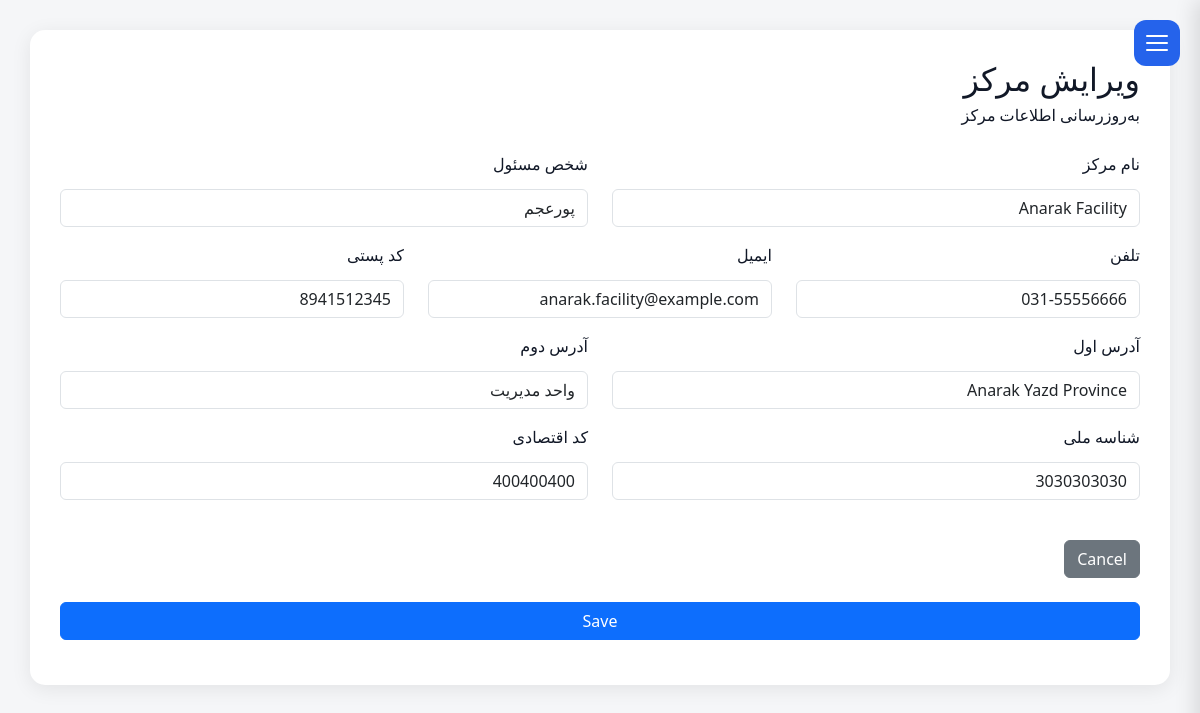
The page /facilities/3/edit/ (signed in) on the database as committed earlier.
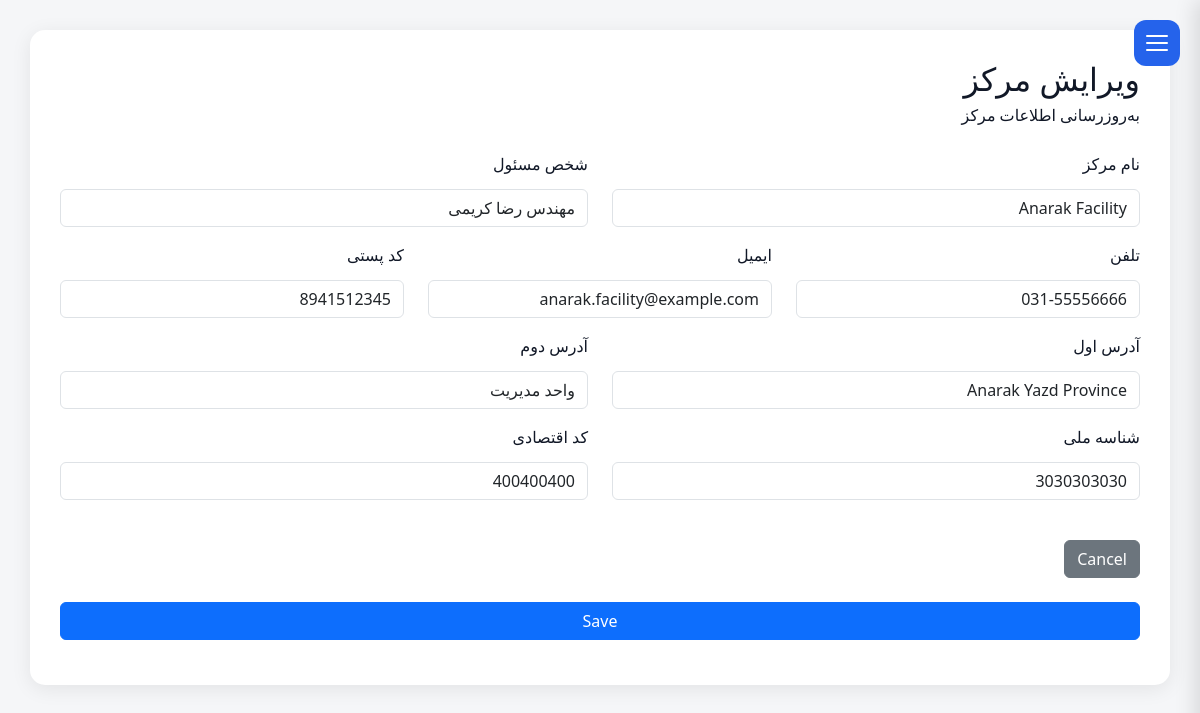
The same page on the database as committed later.
### facilities/models.py (models this page shows, shortened)
class FacilityModel(models.Model):
    name = models.CharField(
        _("Facility Name"),
        max_length=255, blank=True,null=True
    )
    responsible_person = models.CharField(
        _("Responsible Person"),
        max_length=150, blank=True,null=True
    )
    telephone = models.CharField(
        _("Telephone"),
        max_length=50, blank=True,null=True
    )
    email = models.EmailField(
        _("Email"),
        blank=True,null=True
    )
    address1 = models.CharField(
        _("Address Line 1"),
        max_length=255, blank=True,null=True
    )
    address2 = models.CharField(
        _("Address Line 2"),
        max_length=255,
         blank=True,null=True
    )
    postal_code = models.CharField(
        _("Postal Code"),
        max_length=20,
         blank=True,null=True
    )
    national_id = models.CharField(
        _("National ID"),
        max_length=50,
         blank=True,null=True
    )
    economic_code = models.CharField(
        _("Economic Code"),
        max_length=50,
         blank=True,null=True
    )
    created_at = models.DateTimeField(
        _("Created At"),
        auto_now_add=True
    )
    updated_at = models.DateTimeField(
        _("Updated At"),
        auto_now=True
    )
    class Meta:
        ordering = ["name"]
        verbose_name = _("Facility")
        verbose_name_plural = _("Facilities")
        constraints = [
            models.UniqueConstraint(
                fields=["name"],
                name="unique_facility_name",
            ),
            models.UniqueConstraint(
                fields=["national_id"],
                name="unique_facility_national_id",
                condition=models.Q(national_id__isnull=False),
            ),
            models.UniqueConstraint(
                fields=["postal_code"],
                name="unique_facility_postal_code",
                condition=models.Q(postal_code__isnull=False),
            ),
        ]

### facilities/views.py (the view)
def facility_update(request, pk):
    facility = get_object_or_404(
        FacilityModel,
        pk=pk
    )
    if request.method == "POST":
        form = FacilityForm(
            request.POST,
            instance=facility
        )
        if form.is_valid():
            form.save()
            messages.success(
                request,
                _("Facility updated successfully.")
            )
            next_url = request.GET.get("next")
            if next_url:
                return redirect(next_url)
            return redirect(
                "facility_list"
            )
    else:
        form = FacilityForm(
            instance=facility
        )
    return render(
        request,
        "facilities/facility_update.html",
        {
            "form": form,
            "facility": facility,
        }
    )

### templates/facilities/facility_update.html (shortened to what this page needs)
{% extends "base.html" %}
{% load crispy_forms_tags %}
{% load i18n %}
{% block content %}
<div class="form-card">
<div class="form-header">
<h2>
{% trans "Edit Facility" %}
</h2>
<p>
{% trans "Update facility information" %}
</p>
</div>
<form method="post">
{% crispy form %}
</form>
</div>
{% endblock %}

Rows that differ between the two databases and show on the page:
changed FacilityModel "Anarak Facility": responsible_person "پورعجم" → "مهندس رضا کریمی"
